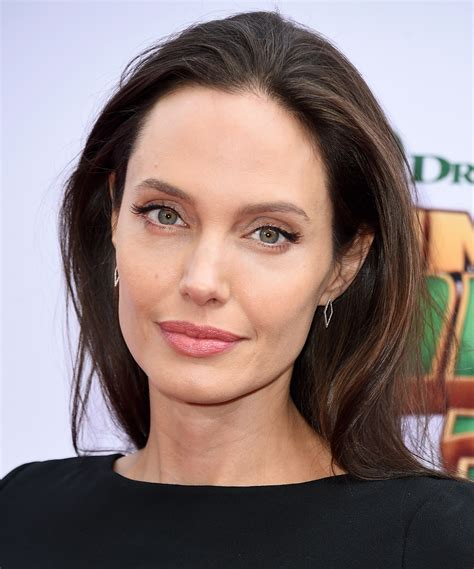
#> input picture Tarea 6. Crear Dataset Propio/Dataset_Famosos/Angelina Jolie/001.jpg, 474 x 569 px
$ python -i codigo_kaggle.py   (imports and definitions only)
#> lines starting #> are read from the running program, lines starting #| are printed output that depends on the picture
#> further down, picture is the input picture: shape (569, 474, 3); mean B, G, R 120.4, 122.1, 140.1
import hashlib
import os
import shutil
import cv2
import kagglehub
import numpy as np

# Descargar dataset de kaggle
# [1 line not run here, left out]
# [1 line that did not run here, left out]
# [1 line that did not run here, left out]

# Famosos elegidos
famosos_elegidos = [
    "Angelina Jolie",
    "Brad Pitt",
    "Tom Cruise",
    "Scarlett Johansson",
    "Will Smith"
]
MAX_POR_CLASE = 100 # Maximo 100 imagenes por famoso

# Cargar detectores faciales
detector_frontal = cv2.CascadeClassifier(
    cv2.data.haarcascades + "haarcascade_frontalface_default.xml"
)
detector_alt = cv2.CascadeClassifier(
    cv2.data.haarcascades + "haarcascade_frontalface_alt2.xml"
)
# Evalua si el rostro es valido para extraer (2 valido, 1 valido con angulo, 0 no valido)
def evaluar_rostro(img_bgr):
    gris = cv2.cvtColor(img_bgr, cv2.COLOR_BGR2GRAY)
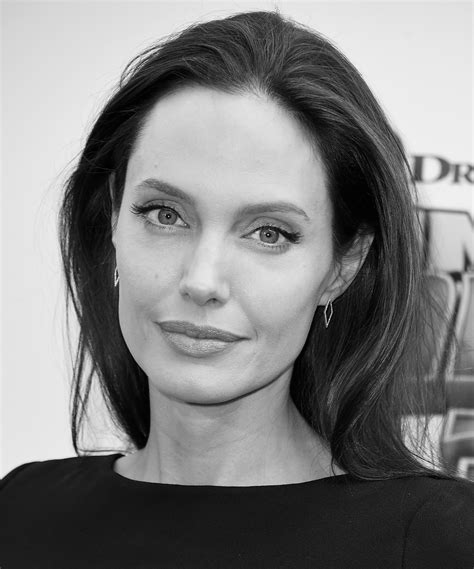
#> gris: shape (569, 474); min 0, max 250, mean 127.3
    alto, ancho = gris.shape
#> alto = 569; ancho = 474
    lado_min = max(50, int(min(ancho, alto) * 0.15))
#> lado_min = 71

    rostros = detector_frontal.detectMultiScale(
        gris, scaleFactor=1.1, minNeighbors=6, minSize=(lado_min, lado_min)
    )
#> rostros = [[74, 115, 287, 287]]
    if len(rostros) > 0:
        return 2

    rostros = detector_frontal.detectMultiScale(
        gris, scaleFactor=1.1, minNeighbors=4, minSize=(lado_min, lado_min)
    )
    if len(rostros) == 0 and not detector_alt.empty():
        rostros = detector_alt.detectMultiScale(
            gris, scaleFactor=1.1, minNeighbors=4, minSize=(lado_min, lado_min)
        )
    return 1 if len(rostros) > 0 else 0

# Ruta de guardado
ruta_script = os.path.dirname(os.path.abspath(__file__))
carpeta_tarea = os.path.join(ruta_script, "Dataset_Famosos")
# [51 lines not run here, left out]

>>> import cv2
>>> picture = cv2.imread('Dataset_Famosos/Angelina Jolie/001.jpg')
>>> result = evaluar_rostro(picture)
#> result = 2

$ run again, on Tarea 6. Crear Dataset Propio/Dataset_Famosos/Angelina Jolie/006.jpg
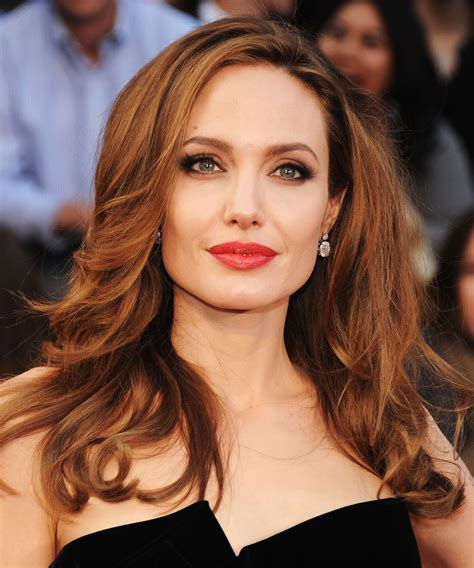
#> input picture Tarea 6. Crear Dataset Propio/Dataset_Famosos/Angelina Jolie/006.jpg, 474 x 568 px
#> picture is the input picture: shape (568, 474, 3); mean B, G, R 74.6, 90.9, 126.9
#> in evaluar_rostro, `gris = cv2.cvtColor(img_bgr, cv2.COLOR_BGR2GRAY)`:
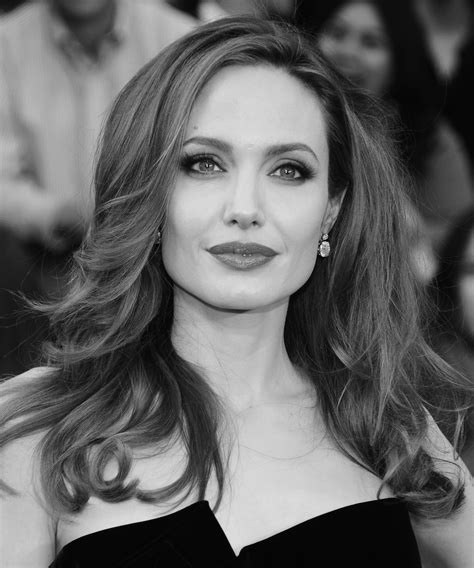
#> gris: shape (568, 474); min 0, max 251, mean 99.8
#> rostros = [[306, 4, 89, 89], [129, 77, 238, 238]]
#> result = 2

$ run again, on Tarea 6. Crear Dataset Propio/Dataset_Famosos/Angelina Jolie/009.jpg
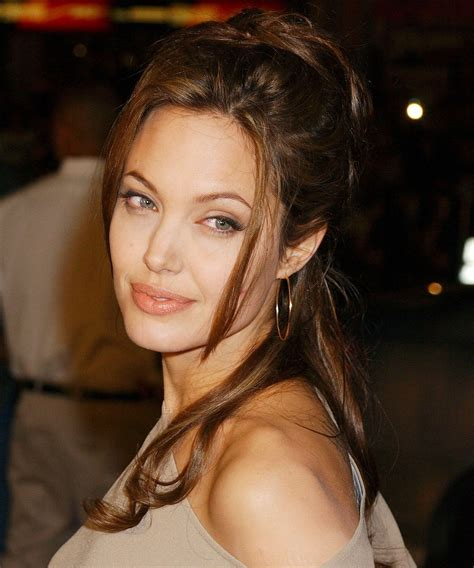
#> input picture Tarea 6. Crear Dataset Propio/Dataset_Famosos/Angelina Jolie/009.jpg, 474 x 568 px
#> picture is the input picture: shape (568, 474, 3); mean B, G, R 45.1, 63.6, 88.5
#> in evaluar_rostro, `gris = cv2.cvtColor(img_bgr, cv2.COLOR_BGR2GRAY)`:
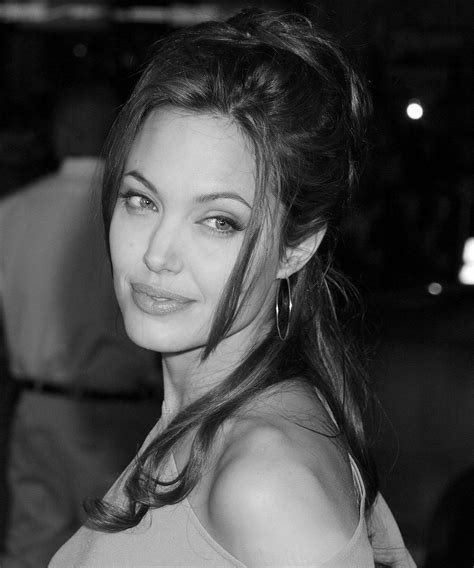
#> gris: shape (568, 474); min 0, max 255, mean 68.9
#> rostros = [[77, 129, 219, 219]]
#> result = 2

$ run again, on Tarea 6. Crear Dataset Propio/Dataset_Famosos/Angelina Jolie/011.jpg
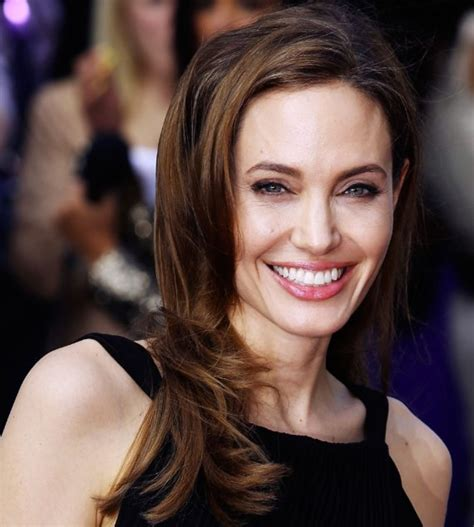
#> input picture Tarea 6. Crear Dataset Propio/Dataset_Famosos/Angelina Jolie/011.jpg, 474 x 527 px
#> picture is the input picture: shape (527, 474, 3); mean B, G, R 68.7, 72, 92.3
#> in evaluar_rostro, `gris = cv2.cvtColor(img_bgr, cv2.COLOR_BGR2GRAY)`:
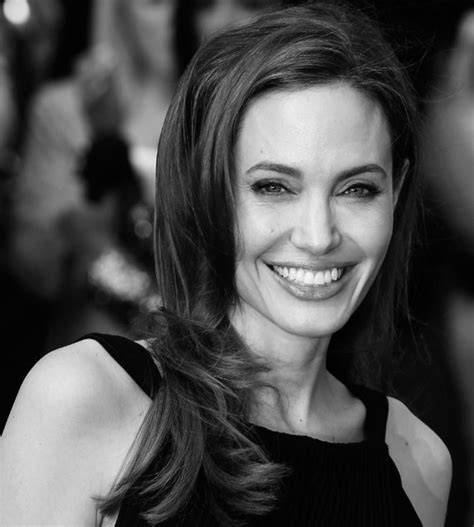
#> gris: shape (527, 474); min 0, max 249, mean 77.7
#> rostros = [[71, 170, 78, 78], [201, 104, 220, 220]]
#> result = 2
